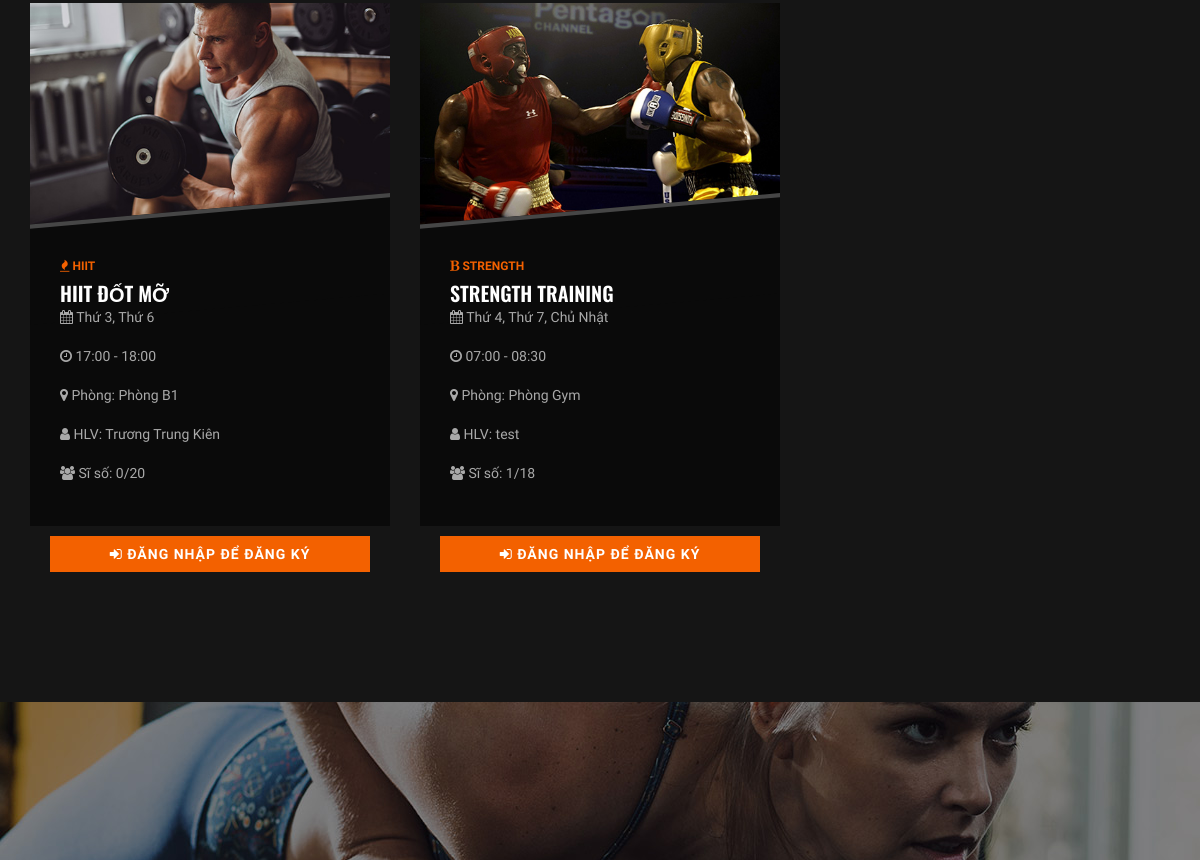
The page /client/classes.php (middle part) on the database as committed earlier.
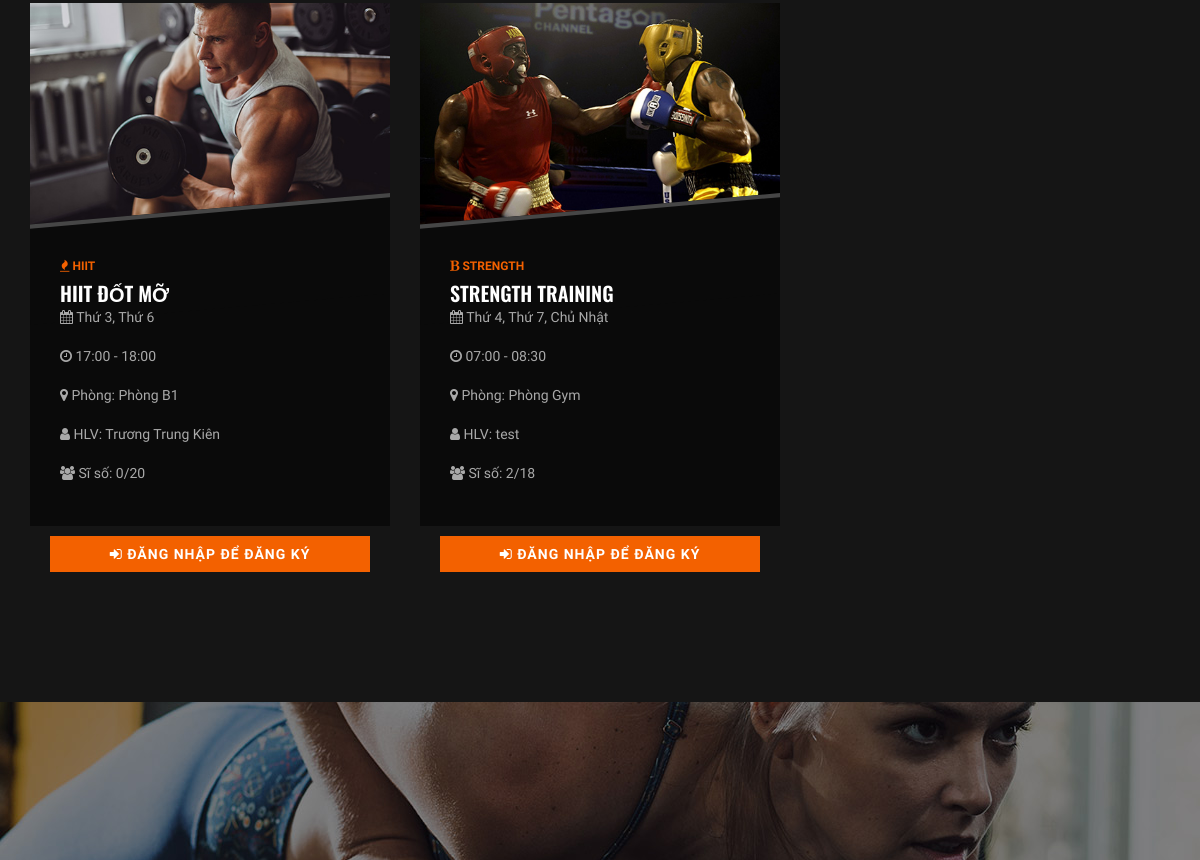
The same page on the database as committed later.
### tables this page shows
CREATE TABLE `class_schedules` (
  `id` int NOT NULL AUTO_INCREMENT,
  `class_name` varchar(100) NOT NULL COMMENT 'Tên lớp tập',
  `class_type` varchar(50) NOT NULL COMMENT 'cardio, yoga, strength, hiit, boxing...',
  `trainer_id` int DEFAULT NULL,
  `schedule_time` varchar(50) DEFAULT NULL COMMENT 'VD: 06:00 - 07:30',
  `schedule_days` varchar(100) DEFAULT NULL COMMENT 'VD: Thứ 2, Thứ 4, Thứ 6',
  `capacity` int DEFAULT '20' COMMENT 'Sức chứa tối đa',
  `enrolled_count` int DEFAULT '0' COMMENT 'Số người đã đăng ký',
  `room` varchar(50) DEFAULT NULL COMMENT 'Phòng tập',
  `status` enum('active','inactive') DEFAULT 'active',
  `created_at` timestamp NULL DEFAULT CURRENT_TIMESTAMP,
  PRIMARY KEY (`id`),
  KEY `idx_class_trainer` (`trainer_id`),
  KEY `idx_class_status` (`status`),
  CONSTRAINT `fk_class_trainer` FOREIGN KEY (`trainer_id`) REFERENCES `trainers` (`id`) ON DELETE SET NULL
);

CREATE TABLE `trainers` (
  `id` int NOT NULL AUTO_INCREMENT,
  `full_name` varchar(100) NOT NULL,
  `img` varchar(255) DEFAULT NULL COMMENT 'Đường dẫn hình ảnh huấn luyện viên',
  `type` enum('Nội bộ','Tự do') DEFAULT 'Nội bộ',
  `phone` varchar(15) NOT NULL,
  `status` varchar(50) DEFAULT NULL,
  PRIMARY KEY (`id`)
);

### client/classes.php (the view, shortened to what this page needs)
<?php
require_once '../config/db.php';
$member_id = null;
$sql = "SELECT
            cs.id,
            cs.class_name,
            cs.class_type,
            cs.schedule_time,
            cs.schedule_days,
            cs.capacity,
            cs.enrolled_count,
            cs.room,
            t.full_name AS trainer_name,
            t.type      AS trainer_type
        FROM class_schedules cs
        LEFT JOIN trainers t ON cs.trainer_id = t.id
        WHERE cs.status = 'active'
        ORDER BY cs.id ASC";
$classes_result = $conn->query($sql);
$registered_ids = [];
include 'layout/header.php';
?>
<section class="classes-section classes-page spad">
    <div class="container">
        <div class="row">
            <?php
            $type_icons = [
                'cardio'   => 'fa-heartbeat',
                'yoga'     => 'fa-leaf',
                'strength' => 'fa-bold',
                'hiit'     => 'fa-fire',
                'boxing'   => 'fa-hand-rock-o',
            ];
            $img_counter = 1;
            if ($classes_result && $classes_result->num_rows > 0):
                while ($class = $classes_result->fetch_assoc()):
                    $img_num  = (($img_counter - 1) % 5) + 1;
                    $img_path = "assets/img/classes/class-{$img_num}.jpg";
                    $is_full  = $class['enrolled_count'] >= $class['capacity'];
                    $is_registered = in_array($class['id'], $registered_ids);
                    $icon = $type_icons[strtolower($class['class_type'] ?? '')] ?? 'fa-dumbbell';
                    $img_counter++;
            ?>
            <div class="col-lg-4 col-md-6">
                <div class="class-item">
                    <div class="ci-pic">
                        <img src="<?php echo htmlspecialchars($img_path); ?>" alt="<?php echo htmlspecialchars($class['class_name']); ?>">
                    </div>
                    <div class="ci-text">
                        <span><i class="fa <?php echo $icon; ?>"></i> <?php echo htmlspecialchars($class['class_type'] ?? ''); ?></span>
                        <h5><?php echo htmlspecialchars($class['class_name']); ?></h5>
                        <?php if (!empty($class['schedule_days'])): ?>
                        <p><i class="fa fa-calendar"></i> <?php echo htmlspecialchars($class['schedule_days']); ?></p>
                        <?php endif; ?>
                        <?php if (!empty($class['schedule_time'])): ?>
                        <p><i class="fa fa-clock-o"></i> <?php echo htmlspecialchars($class['schedule_time']); ?></p>
                        <?php endif; ?>
                        <?php if (!empty($class['room'])): ?>
                        <p><i class="fa fa-map-marker"></i> Phòng: <?php echo htmlspecialchars($class['room']); ?></p>
                        <?php endif; ?>
                        <p><i class="fa fa-user"></i> HLV: <?php echo htmlspecialchars($class['trainer_name'] ?? 'Chưa có'); ?></p>
                        <p>
                            <i class="fa fa-users"></i>
                            Sĩ số: <?php echo $class['enrolled_count']; ?>/<?php echo $class['capacity']; ?>
                        </p>
                    </div>
                    <div style="padding:10px 20px 20px;">
                        <?php if ($member_id): ?>
                            <?php if ($is_registered): ?>
                            <button class="primary-btn btn-cancel-class"
                                    data-id="<?php echo $class['id']; ?>"
                                    style="width:100%;background:#e74c3c;border:none;cursor:pointer;padding:10px;">
                                <i class="fa fa-times"></i> Hủy đăng ký
                            </button>
                            <?php elseif (!$is_full): ?>
                            <button class="primary-btn btn-register-class"
                                    data-id="<?php echo $class['id']; ?>"
                                    style="width:100%;display:block;text-align:center;padding:10px;border:none;cursor:pointer;">
                                <i class="fa fa-check"></i> Đăng ký ngay
                            </button>
                            <?php else: ?>
                            <button class="primary-btn" disabled
                                    style="width:100%;opacity:0.5;cursor:not-allowed;padding:10px;">
                                <i class="fa fa-ban"></i> Lớp đã đầy
                            </button>
                            <?php endif; ?>
                        <?php else: ?>
                        <a href="login.php?redirect=classes.php" class="primary-btn"
                           style="display:block;text-align:center;padding:10px;">
                            <i class="fa fa-sign-in"></i> Đăng nhập để đăng ký
                        </a>
                        <?php endif; ?>
                    </div>
                </div>
            </div>
            <?php
                endwhile;
            endif; ?>
        </div>
    </div>
</section>
<section class="banner-section set-bg" data-setbg="assets/img/banner-bg.jpg">
</section>
<?php
include 'layout/footer.php';
?>

### client/layout/header.php (shortened to what this page needs)
<!DOCTYPE html>
<html lang="vi">
<head>
    <link rel="stylesheet" href="assets/css/bootstrap.min.css" type="text/css">
    <link rel="stylesheet" href="assets/css/font-awesome.min.css" type="text/css">
    <link rel="stylesheet" href="assets/css/flaticon.css" type="text/css">
    <link rel="stylesheet" href="assets/css/owl.carousel.min.css" type="text/css">
    <link rel="stylesheet" href="assets/css/barfiller.css" type="text/css">
    <link rel="stylesheet" href="assets/css/magnific-popup.css" type="text/css">
    <link rel="stylesheet" href="assets/css/slicknav.min.css" type="text/css">
    <link rel="stylesheet" href="assets/css/style.css?v=2.0" type="text/css">
    <link rel="stylesheet" href="assets/css/custom-shop.css" type="text/css">
</head>
<body>

### client/layout/footer.php (shortened to what this page needs)
</body>
</html>

### client/assets/css/barfiller.css (style rules this page uses)
body { font-family: Arial; }

### client/assets/css/style.css (style rules this page uses)
html, body { height: 100%; font-family: "Muli", sans-serif; -webkit-font-smoothing: antialiased; font-smoothing: antialiased; background: #0f0f0f; }
h1, h2, h3, h4, h5, h6 { margin: 0; color: #111111; font-weight: 400; font-family: "Oswald", sans-serif; }
h5 { font-size: 18px; }
p { font-size: 14px; font-family: "Muli", sans-serif; color: #a9a9a9; font-weight: 400; line-height: 24px; margin: 0 0 15px 0; }
img { max-width: 100%; }
.set-bg { background-repeat: no-repeat; background-size: cover; background-position: top center; }
.spad { padding-top: 100px; padding-bottom: 100px; }
.primary-btn { display: inline-block; font-size: 14px; padding: 17px 30px 16px; color: #ffffff; background: #f36100; line-height: normal; letter-spacing: 1px; text-transform: uppercase; font-weight: 700; }
.classes-section { background: #151515; padding-bottom: 80px; }
.class-item { overflow: hidden; margin-bottom: 30px; }
.class-item .ci-pic img { min-width: 100%; }
.class-item .ci-text { background: #0a0a0a; position: relative; padding: 10px 30px 26px 30px; z-index: 1; }
.class-item .ci-text:after { position: absolute; left: -5px; top: -44px; height: 100px; width: 600px; border-top: 4px solid #464646; background: #0a0a0a; content: ""; -webkit-transform: rotate(-5deg); -ms-transform: rotate(-5deg); transform: rotate(-5deg); z-index: -1; }
.class-item .ci-text span { color: #f36100; font-size: 12px; text-transform: uppercase; font-weight: 700; }
.class-item .ci-text h5 { font-size: 20px; color: #ffffff; font-weight: 600; text-transform: uppercase; margin-top: 4px; }
.banner-section { height: 550px; display: -webkit-box; display: -ms-flexbox; display: flex; -webkit-box-align: center; -ms-flex-align: center; align-items: center; -webkit-box-pack: center; -ms-flex-pack: center; justify-content: center; }
@media only screen and (min-width: 1200px) { .container { max-width: 1170px; } }

Rows that differ between the two databases and show on the page:
changed class_schedules "STRENGTH TRAINING": enrolled_count "1" → "2"
